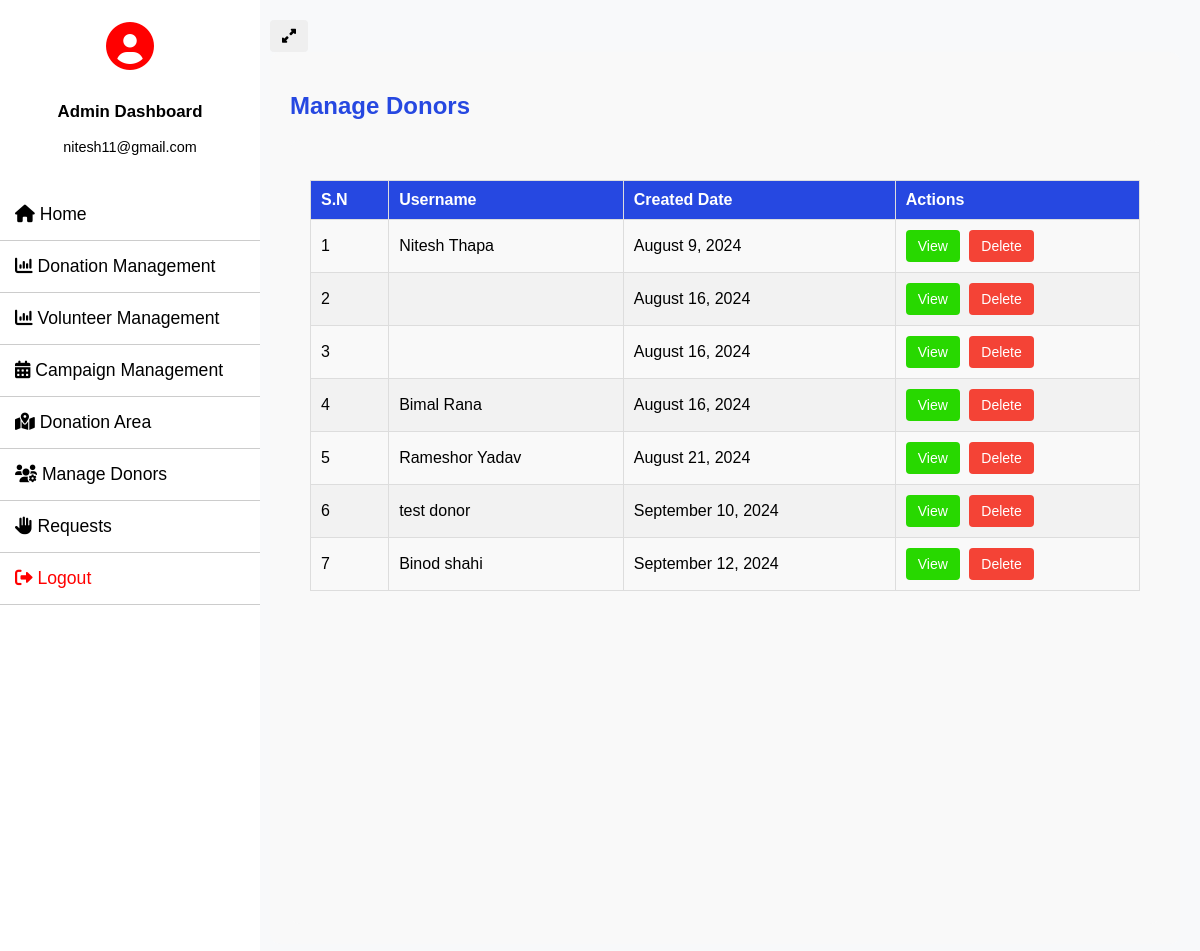
The page /manage_donors/ (signed in) on the database as committed earlier.
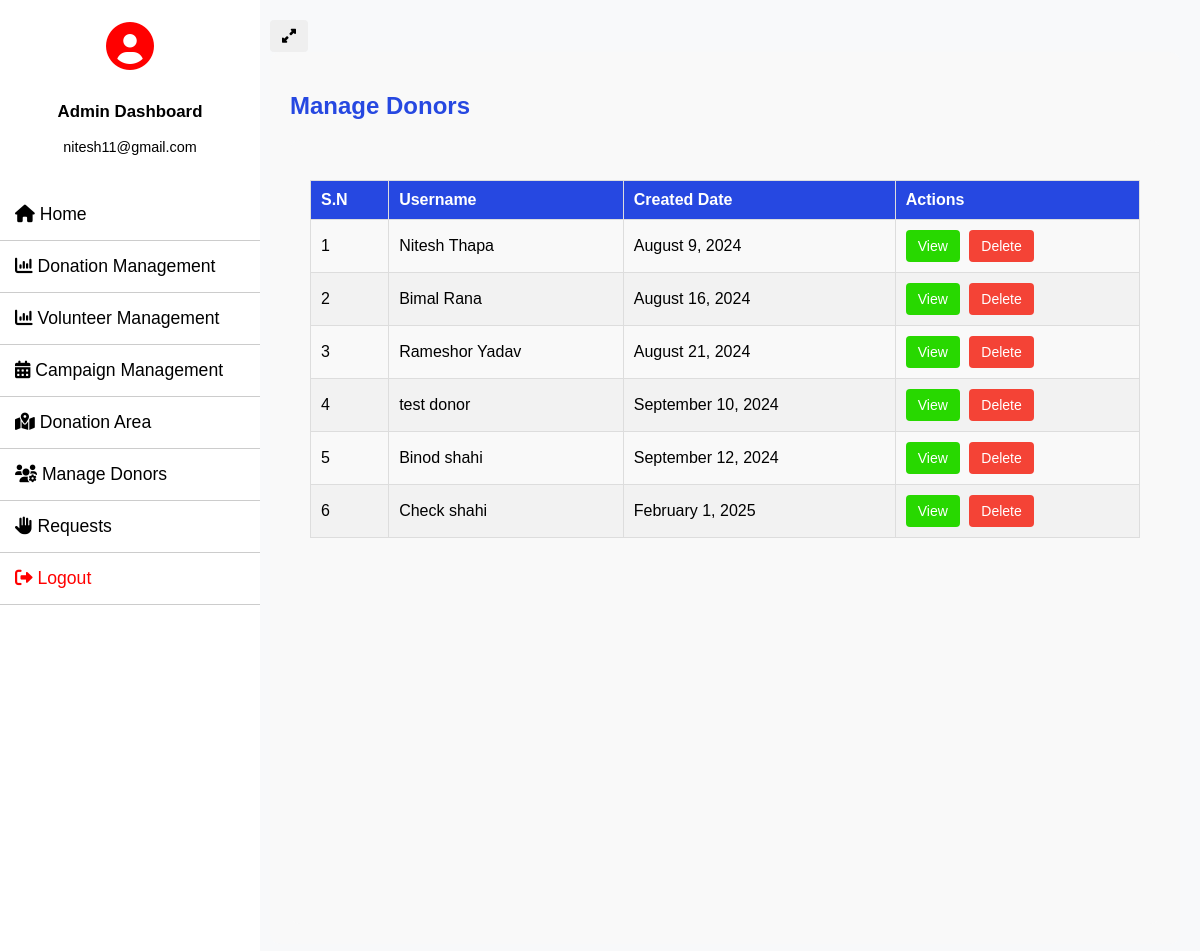
The same page on the database as committed later.
### donor_management/models.py (models this page shows, shortened)
class Donor(models.Model):
    user = models.ForeignKey(User, on_delete=models.CASCADE, null=True)
    phone_number = models.CharField(max_length=15, null=True)
    address = models.CharField(max_length=100, null=True)
    district = models.CharField(max_length=100, null=True)
    country = models.CharField(max_length=100, null=True)
    created_at = models.DateTimeField(auto_now_add=True)
    amount_donated = models.DecimalField(max_digits=10, decimal_places=2, null=True)
    campaign = models.ForeignKey(Campaign, on_delete=models.CASCADE, related_name='donors', null=True)
    updated_at = models.DateTimeField(auto_now=True)

### Charity_Project/views.py (the view)
# urls.py: path('manage_donors/', manage_donors, name='manage_donors'),
@login_required
def manage_donors(request):
    donors = Donor.objects.exclude(user=None)
    return render(request, 'manage_donors.html', {"donors": donors})

### Charity_Project/templates/manage_donors.html (shortened to what this page needs)
{% extends 'admin_base.html' %}
{% block content %}
<div class="navbar">
    <h2>Manage Donors</h2>
</div>
<main>
    {% if donors %}
        <table class="table" id="example">
            <thead>
                <tr>
                    <th>S.N</th>
                    <th>Username</th>
                    <th>Created Date</th>
                    <th>Actions</th>
                </tr>
            </thead>
            <tbody>
                {% for donor in donors %}
                <tr>
                    <td>{{ forloop.counter }}</td>
                    <td>{{ donor.user.first_name }} {{ donor.user.last_name }}</td>
                    <td>{{ donor.created_at|date:"F j, Y" }}</td>
                    <td>
                        <a href="{% url 'view_donors_details' donor.id %}" class="btn btn-edit">View</a>
                        <form action="{% url 'delete_donors' donor.id %}" method="POST" style="display:inline;">
                            <button type="submit" class="btn btn-delete" onclick="return confirm('Are you sure you want to delete this donor?');">Delete</button>
                        </form>
                    </td>
                </tr>
                {% endfor %}
            </tbody>
        </table>
    {% else %}
        <div class="alert">
            No donors found.
        </div>
    {% endif %}
</main>
{% endblock %}

Rows that differ between the two databases and show on the page:
removed Donor: created_at "August 16, 2024"
removed Donor: created_at "August 16, 2024"
added Donor: user.first_name "Check", user.last_name "shahi", created_at "February 1, 2025"
